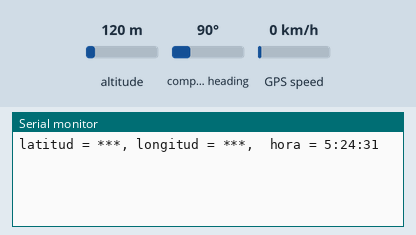
The sketch below on a simulated Arduino Uno, built with avr-gcc and run on an emulated ATmega328P. On the bench: the last lines printed to the serial monitor. Inputs (shaded band) come from the test bench; at power-on: altitude 120 m, compass heading 90°, GPS speed 0 km/h. The GPS gets a fix after 3 s at 37.7749, -122.4194 with 8 satellites.

Above: at 1.2 s.
1.3 s: altitude set to 20 m
At 3.9 s:
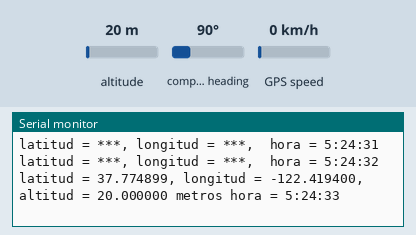
5.4 s: altitude set to 250 m
At 6.8 s:
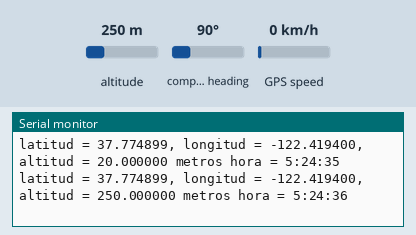
Timing chart, 0 to 8.4 s (numbered marks = the images above; inputs shaded):
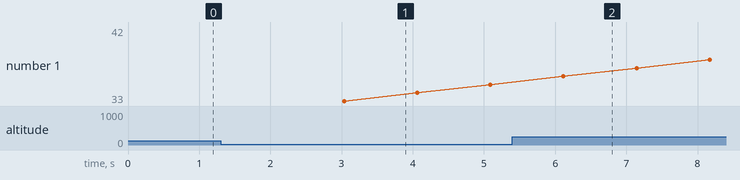

The sketch:

GPS.ino
```cpp
#include <SoftwareSerial.h>
#include <TinyGPS++.h>

SoftwareSerial GPS_Serial(4, 5); // RX, TX
TinyGPSPlus gps;

volatile float minutos, segundos;
volatile int grados, secs, mins;

void setup() {
  Serial.begin(9600);
  GPS_Serial.begin(9600);
}

static void retardoInteligente(unsigned long ms) {
  unsigned long inicio = millis();
  do {
    while (GPS_Serial.available())
      gps.encode(GPS_Serial.read());
  } while (millis() - inicio < ms);
}

void DegMinSec(double tot_val) {
  grados = (int)tot_val;
  minutos = tot_val - grados;
  segundos = 60 * minutos;
  mins = (int)minutos;
  minutos = minutos - mins;
  minutos = 60 * minutos;
  secs = (int)minutos;
}

String obtenerDatosGPS() {
  retardoInteligente(1000);
  unsigned long inicio;
  double latitud, longitud, altitud_m;
  uint8_t hr, min, sec;
  bool loc_valida, alt_valida, hora_valida;

  latitud = gps.location.lat();
  loc_valida = gps.location.isValid();
  longitud = gps.location.lng();
  altitud_m = gps.altitude.meters();
  alt_valida = gps.altitude.isValid();
  hr = gps.time.hour();
  min = gps.time.minute();
  sec = gps.time.second();
  hora_valida = gps.time.isValid();

  hr = (hr + 19) % 24;

  String resultado = "";

  if (!loc_valida) {
    resultado += "latitud = ***";
  } else {
    DegMinSec(latitud);
    resultado += "latitud = " + String(latitud, 6);
  }

  if (!loc_valida || !alt_valida) {
    resultado += ", ";
  } else {
    resultado += ", ";
  }

  if (!loc_valida || !alt_valida) {
    resultado += "longitud = ***";
  } else {
    DegMinSec(longitud);
    resultado += "longitud = " + String(longitud, 6);
  }

  if (!alt_valida) {
    resultado += ", ";
  } else {
    resultado += ", ";
    resultado += "altitud = " + String(altitud_m, 6) + " metros";
  }

  if (!hora_valida) {
    resultado += "hora = ***";
  } else {
    resultado += " hora = " + String(hr) + ":" + String(min) + ":" + String(sec);
  }

  return resultado;
}

void loop() {
  String datosGPS = obtenerDatosGPS();
  Serial.println(datosGPS);
}
```

Measured:
- after the input at 1.3 s, the serial monitor: prints a new line after 1.7 s (image 1)
- after the input at 5.4 s, the serial monitor: prints a new line after 0.72 s (image 2)
